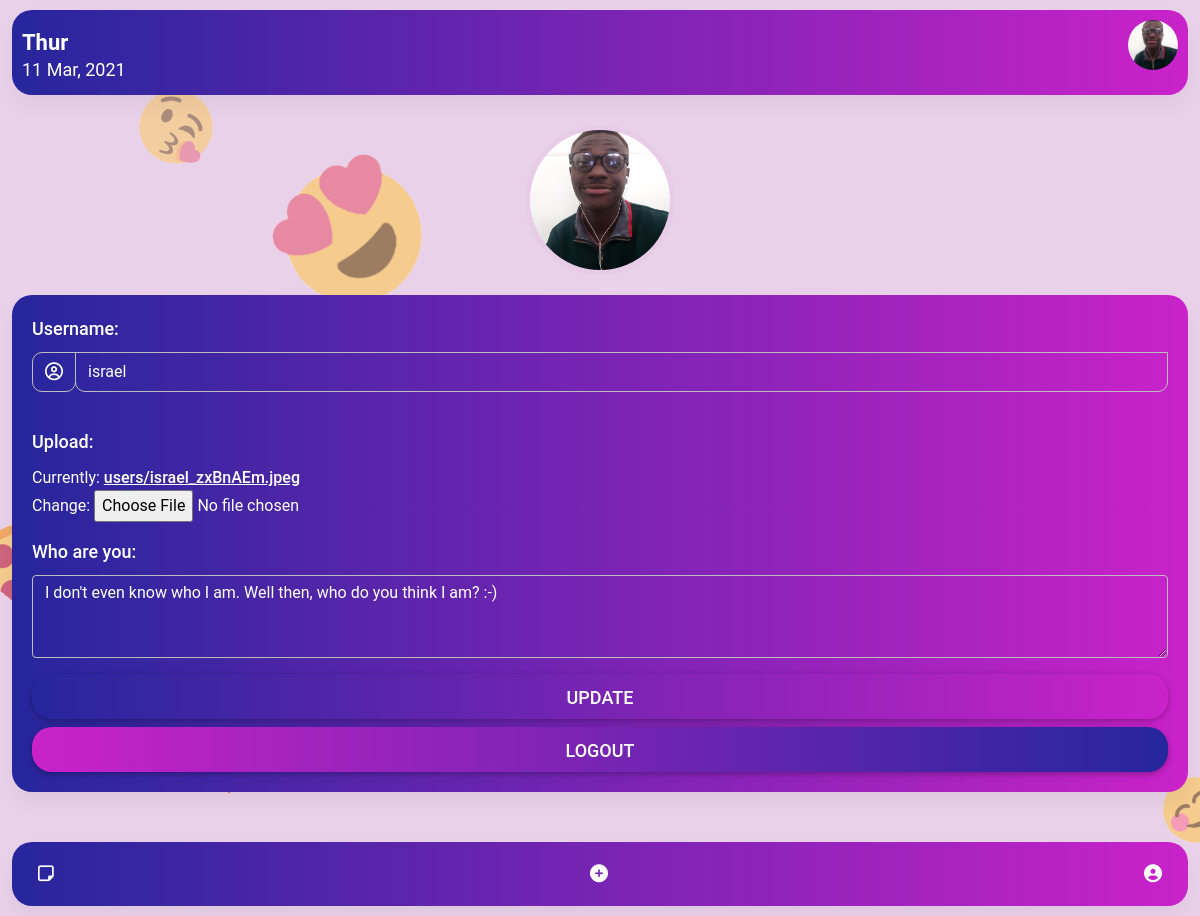
The page /profile/ (signed in) on the database as committed earlier.
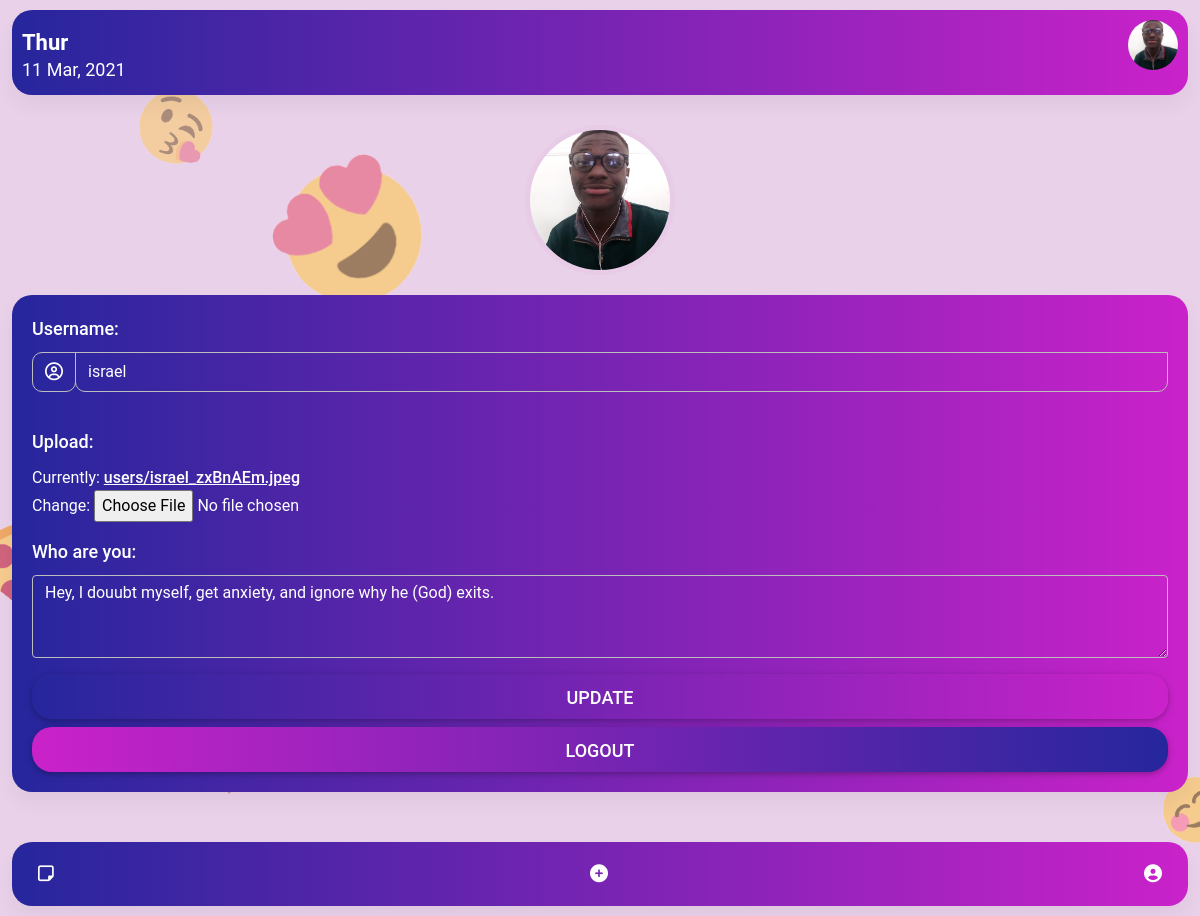
The same page on the database as committed later.
### note_frontend/models.py (models this page shows, shortened)
class Profile(models.Model):
    user = models.OneToOneField(User, on_delete=models.DO_NOTHING)
    profile_picture = models.ImageField(default="static/img/avatar.png", upload_to='users', blank=True, null=True)
    bio = models.TextField(max_length=350)

### note_frontend/views.py (the view, shortened to what this page needs)
# urls.py: path('profile/', profile_page, name="profile"),
@login_required
def profile_page(request):
    u_form = UpdateUserForm(instance=request.user)
    p_form = UpdateProfileForm(instance=request.user.profile)
    context = {
        'p_form': p_form,
        'u_form': u_form
    }
    return render(request, "note_frontend/profile.html", context)

### note_frontend/forms.py
class UpdateProfileForm(forms.ModelForm):
    profile_picture = forms.FileField()
    class Meta:
        model = Profile
        fields = ['bio', 'profile_picture']
        widgets = {
            'bio': forms.Textarea(attrs={
                'class': 'form-control edit_textarea',
                'id': 'editBio',
                'rows': '3',
            }
        )
    }

class UpdateUserForm(forms.ModelForm):
    class Meta:
        model = User
        fields = ['username']
        widgets = {
            'username': forms.TextInput(attrs={
            'autocomplete': 'username',
            'class': 'form-control user_input',
            'id': 'validationCustomUsername',
            'aria-describedby': 'inputGroupPrepend',
            'required': 'true',
            }
        )
    }

### note_frontend/templates/note_frontend/profile.html (shortened to what this page needs)
{% extends "note_frontend/base.html" %}
{% load static %}
{% block content %}
<main class="profile">
    <div class="container-fluid">
        <div class="profile_header">
            <img src="{{ user.profile.profile_picture.url }}" alt="" class="rounded-circle img-responsive">
        </div>
        <div class="profile_card card">
            <form class="row g-3 needs-validation edit_form" method="POST" enctype="multipart/form-data">
                <div class="col-md-12">
                    <label for="validationCustomUsername" class="form-label">
                        Username:
                    </label>
                    <div class="input-group">
                        <span class="input-group-text" id="inputGroupPrepend">
                            <i class="fa fa-user-circle-o" aria-hidden="true"></i>
                        </span>
                        {{ u_form.username }}
                    </div>
                </div>
                <div class="col-md-12">
                    <div class="form-group">
                        <label for="validationProfileUpload" class="form-label">
                            Upload:
                        </label> <br/>
                        <div class="upload-profile">
                            {{ p_form.profile_picture }}
                        </div>
                    </div>
                </div>
                <div class="col-md-12">
                    <div class="form-group">
                        <label for="validationBio" class="form-label">
                            Who are you:
                        </label>
                        {{ p_form.bio }}
                    </div>
                </div>
                <div class="col-12">
                    <div class="col-12">
                        <button class="btn edit_btn btn-block text-white" type="submit">
                            Update
                        </button>
                    </div>
                </div>
            </form>
            <div class="col-12">
                <div class="col-12 mt-2">
                    <a href="{% url "note:logout" %}" class="btn btn-block bg-black text-white">
                        Logout
                    </a>
                </div>
            </div>
        </div>
    </div>
</main>
{% endblock content %}

### note_frontend/templates/note_frontend/base.html (shortened to what this page needs)
{% load static %}
<!DOCTYPE html>
<html lang="en">
<head>
    <link rel="stylesheet" type="text/css" href="{% static "css/mdb.min.css" %}">
    <link rel="stylesheet" type="text/css" href="{% static "css/styles.css" %}">
</head>
<body class="home_body">
    <header class="home_header">
        <div class="container-fluid">
            <div class="header_card card">
                <div class="header_flex">
                    <div class="date">
                        <p class="h5">
                            Thur
                        </p>
                        <span class="week">
                            11
                        </span>
                        <span class="month_year">
                            Mar, 2021
                        </span>
                    </div>
                    <div class="profile_picture">
                        {% if user.is_authenticated %}
                            <img src="{{ user.profile.profile_picture.url }}" alt="" class="img-responsive rounded-circle">
                        {% else %}
                            <img src="{% static "img/avatar.png" %}" alt="" class="img-responsive rounded-circle">
                        {% endif %}
                        </div>
                </div>
            </div>
        </div>
    </header>
    {% block content %}
    {% endblock content %}
    <nav class="bottom_nav">
        <div class="container-fluid">
            <div class="bottom_nav_card card">
                <ul class="nav">
                    <li class="nav-item">
                        <a class="nav-link active" href="{% url "note:home" %}">
                            <i class="fa fa-sticky-note-o" aria-hidden="true"></i>
                        </a>
                    </li>
                    <li class="nav-item">
                        <a class="nav-link" href="{% url "note:new-thought" %}">
                            <i class="fa fa-plus-circle" aria-hidden="true"></i>
                        </a>
                    </li>
                    <li class="nav-item">
                        <a class="nav-link" href="{% url "note:profile" %}">
                            <i class="fa fa-user-circle" aria-hidden="true"></i>
                        </a>
                    </li>
                </ul>
            </div>
        </div>
    </nav>
</body>
</html>

### note_frontend/static/css/styles.css (style rules this page uses)
form.edit_form { padding: 0% !important; }
form.edit_form div.col-md-12 { text-align: left; }
form.edit_form label.form-label, form.edit_form span.input-group-text { color: #fff !important; font-size: 18px; font-weight: 550; }
form.edit_form textarea.edit_textarea { background-color: transparent; }
form.edit_form div.col-md-12:nth-child(2) { margin-bottom: 20px; }
button.edit_btn { border-radius: 20px; color: #fff; font-size: 16px; font-weight: 550; background-image: -webkit-gradient(linear, right top, left top, from(#ca22ca), to(#26269c)); background-image: linear-gradient(to left, #ca22ca, #26269c); }
* { margin: 0%; padding: 0%; -webkit-box-sizing: border-box; box-sizing: border-box; }
form { text-align: center; display: block; -webkit-box-pack: center; -ms-flex-pack: center; justify-content: center; padding: 50px; }
form label.form-label, form span.input-group-text { color: #fff !important; font-size: 18px; font-weight: 550; }
form .input-group-text { border-radius: 10px 0px 10px 10px !important; }
form .user_input, form .password_input { border-radius: 0px 0px 10px 10px !important; height: 40px !important; background-color: transparent; color: #fff; }
form .form-control { color: #fff; }
form button.btn { border-radius: 20px; color: #fff; font-size: 18px; font-weight: 550; background-image: -webkit-gradient(linear, right top, left top, from(#ca22ca), to(#26269c)); background-image: linear-gradient(to left, #ca22ca, #26269c); }
body.home_body { background-image: url("../img/main-emoji.png"); background-position: contain; background-color: #e7cbe7; }
div.header_card { background-image: -webkit-gradient(linear, right top, left top, from(#ca22ca), to(#26269c)); background-image: linear-gradient(to left, #ca22ca, #26269c); padding: 10px; margin-top: 10px; border-radius: 20px 20px 20px 20px; }
div.header_card div.header_flex { display: -webkit-box; display: -ms-flexbox; display: flex; -webkit-box-pack: justify !important; -ms-flex-pack: justify !important; justify-content: space-between !important; }
div.header_card div.date { color: #fff; }
div.header_card div.date p.h5 { padding-top: 10px; font-weight: 650; font-size: 22px; margin-bottom: 0% !important; }
div.header_card div.date span.week, div.header_card div.date span.month_year { font-size: 18px; }
div.header_card img { width: 50px; }
main.home_body, main.edit_thought, main.publish_thought, main.profile { margin-top: 50px; }
div.main_card, div.edit_card, div.profile_card { background-image: -webkit-gradient(linear, right top, left top, from(#ca22ca), to(#26269c)); background-image: linear-gradient(to left, #ca22ca, #26269c); padding: 20px; border-radius: 20px 20px 20px 20px; }
div.profile_header { text-align: center; }
div.profile_header img { width: 150px; border: 5px solid #e7cbe7; margin-bottom: 20px; }
main.profile { margin-top: 30px !important; }
main.profile form input, main.profile form textarea { color: #fff !important; }
main.profile form textarea { margin-bottom: 0% !important; padding-bottom: 0% !important; }
nav.bottom_nav { margin-top: 50px; margin-bottom: 10px; }
div.bottom_nav_card { background-image: -webkit-gradient(linear, right top, left top, from(#ca22ca), to(#26269c)); background-image: linear-gradient(to left, #ca22ca, #26269c); padding: 10px; border-radius: 20px 20px 20px 20px; }
div.bottom_nav_card ul.nav { display: -webkit-box; display: -ms-flexbox; display: flex; -webkit-box-pack: justify; -ms-flex-pack: justify; justify-content: space-between; }
div.bottom_nav_card a.nav-link { color: #fff; font-weight: 550; font-size: 18px; }

### note_frontend/templates/note_frontend/profile.html (style rules this page uses)
a.btn { border-radius: 20px; color: #fff; font-size: 18px; font-weight: 550; background-image: -webkit-gradient(linear, right top, left top, from(#ca22ca), to(#26269c)); background-image: linear-gradient(to left, #26269c, #ca22ca); }
div.upload-profile { color: #fff !important; }
div.upload-profile a { color: #fff !important; text-decoration: underline !important; font-weight: 550; }

Rows that differ between the two databases and show on the page:
changed Profile: bio "I don't even know who I am. Well then, who do you think I am? :-)" → "Hey, I douubt myself, get anxiety, and ignore why he (God) exits."
